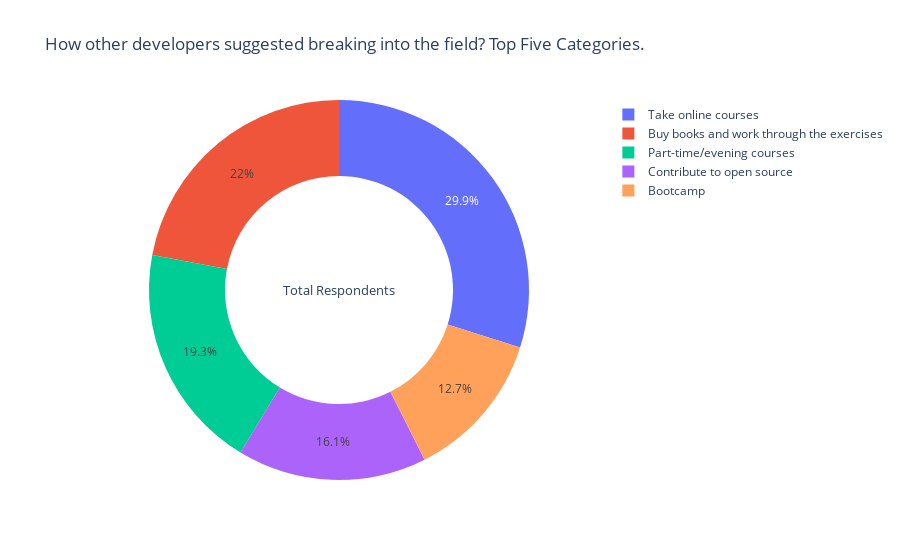

Write notebook code for a chart like this one.
### Code cell
temp = ed_count.head()['method']
df = pd.DataFrame({'labels': temp.index,
                   'values': temp.values
                  })
  
fig = {
  "data": [
    {
      "values": df['values'],
      "labels": df['labels'],
      "domain": {"column": 0},
      "hoverinfo":"label+value",
      "hole": .6,
      "type": "pie"
    }],
  "layout": {
        "title":"How other developers suggested breaking into the field?\nTop Five Categories.",
        "grid": {"rows": 1, "columns": 1},
        "annotations": [
            {
                "font": {"size": 13},
                "showarrow": False,
                "text": "Total Respondents",
                "x": 0.5,
                "y": 0.5
            }
        ]
    }
}
iplot(fig, filename='field_ring.png')

### Figure 1 — Plotly figure (JSON) as saved in the notebook; plotly's stock layout.template omitted (floating-point values rounded to 4 significant figures)
{"data": [{"domain": {"column": 0}, "hole": 0.6, "hoverinfo": "label+value", "labels": ["Take online courses", "Buy books and work through the exercises", "Part-time/evening courses", "Contribute to open source", "Bootcamp"], "type": "pie", "values": [15967, 11775, 10292, 8606, 6763]}], "layout": {"annotations": [{"font": {"size": 13}, "showarrow": false, "text": "Total Respondents", "x": 0.5, "y": 0.5}], "grid": {"columns": 1, "rows": 1}, "title": {"text": "How other developers suggested breaking into the field?\nTop Five Categories."}}}
